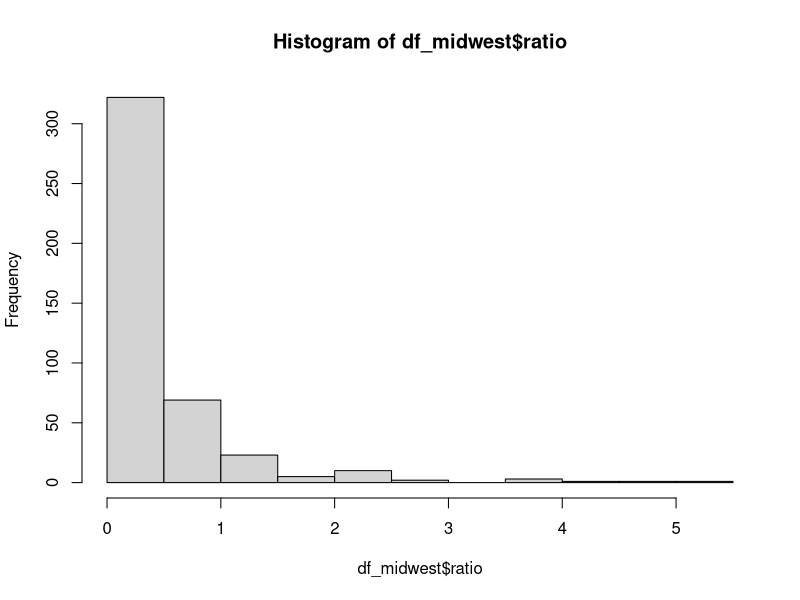
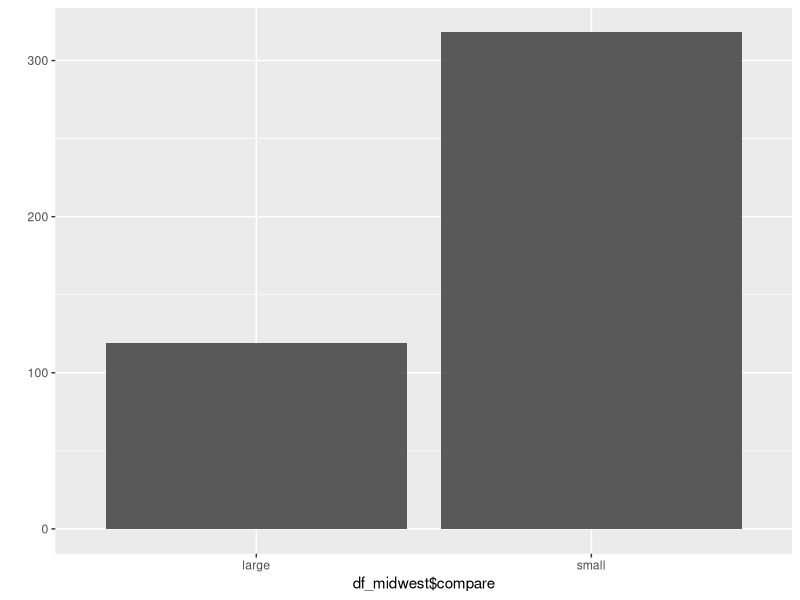

The R source for these figures, in order:
#ggplot2의 midwest 데이터를 데이터프레임 현태로 불러오고 특징 파악
df_midwest <- as.data.frame(ggplot2::midwest) 
head(df_midwest)
tail(df_midwest)
View(df_midwest)
dim(df_midwest)
str(df_midwest)
summary(df_midwest)

#poptotal을 total, popasian을 asian으로 수정
install.packages("dplyr")
library(dplyr)
df_midwest <- rename(df_midwest, total = poptotal)
df_midwest <- rename(df_midwest, asian = popasian)

#전체 인구 대비 아시아 인구 백분율 파생변수, 히스토그램
df_midwest$ratio <- ((df_midwest$asian)/(df_midwest$total))*100 
hist(df_midwest$ratio)

#아시아 인구 백분율 전체 평균 구하기
#초과하면 "large," 그 외에는 "small" 부여하는 파생변수
df_midwest$compare <- ifelse(df_midwest$ratio > mean(df_midwest$ratio), "large", "small")

#large, small에 해당하는 지역이 얼마나 되는지 빈도표와 빈도 막대 그래프 생성
table(df_midwest$compare)
library(ggplot2)
qplot(df_midwest$compare)
